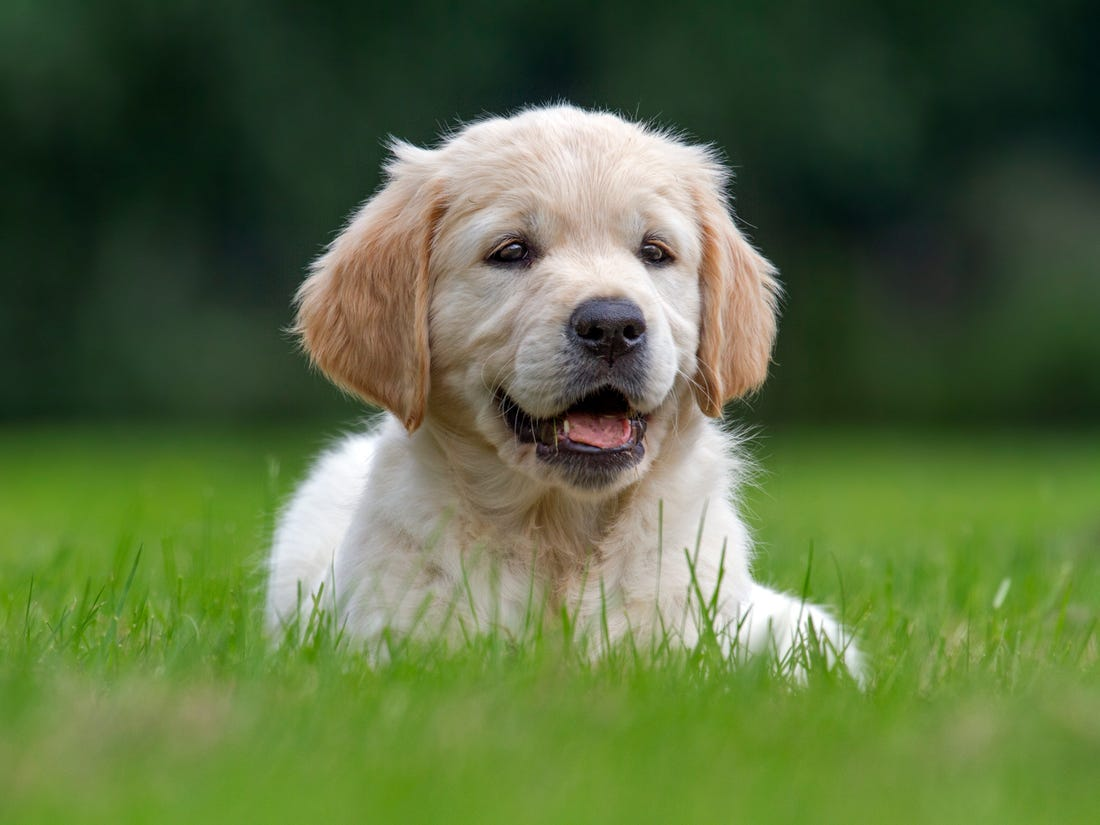
#> input picture dog.jpg, 1100 x 825 px
$ python ascii.py
#> lines starting #> are read from the running program, lines starting #| are printed output that depends on the picture
import math
from PIL import Image
from typing import List, Tuple

Pixels = List[Tuple[int, int, int]]

def load_pixels(image: Image) -> Pixels:
    width, height = image.size
    pixels = []
    for i in range(height):
        for j in range(width):
            pixel = image.getpixel((j, i))
            pixels.append(pixel)
    return pixels

def grey_transform(pixels: Pixels) -> List[int]:
    result = list()
    for pxl in pixels:
        grey = math.floor((pxl[0] + pxl[1] + pxl[2])/3)
        result.append(grey)
    return result

def print_image(ascii_density: str, width: int, height: int, grey_pixels: List[int]) -> None:
    line = ""
    for value in grey_pixels:
        index = round(value*(len(ascii_density) - 1)/255)
        if len(line) >= width:
            print(line)
            line = ""
        line += ascii_density[index]

if __name__ == "__main__":
    ascii_density = "  .:-=+*#%@"
    img = Image.open("./dog.jpg")
#> img is the input picture: PIL image 1100x825 RGB; mean R, G, B 89.4, 108, 64.9
    new_scaled = img.resize((128, 96))
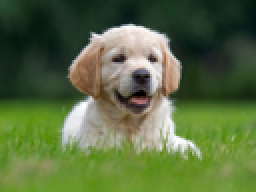
#> new_scaled: PIL image 128x96 RGB (shown 2 times larger); mean R, G, B 89.4, 108, 64.9
    new_scaled.save("./dog_scaled.jpg")
    img.close()

    img_scaled = Image.open("./dog_scaled.jpg")
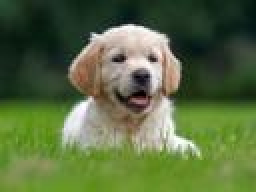
#> img_scaled: PIL image 128x96 RGB (shown 2 times larger); mean R, G, B 89.5, 108, 64.8
    width, height = img_scaled.size
#> width = 128; height = 96
    print(f"w: {width}, h: {height}")
#| w: 128, h: 96

    pixels = load_pixels(img_scaled)
#> after the loop in load_pixels, `for i in range(height):`: pixels = 12288 items, first 6: (44, 80, 54), (43, 79, 53), (43, 77, 52), (40, 74, 49), (38, 70, 46), (35, 67, 43)
    grey_values = grey_transform(pixels)
#> the loop in grey_transform, `for pxl in pixels:` made 12288 passes
#> (pxl, grey) on passes 1 to 3: ((44, 80, 54), 59), ((43, 79, 53), 58), ((43, 77, 52), 57)
#> after the loop in grey_transform, `for pxl in pixels:`: result = 12288 values, max 255 at index 1730, min 2 at index 5958, mean 87.11
#> grey_values has the same summary as result in grey_transform

    print_image(ascii_density, width, height, grey_values)
#> the loop in print_image, `for value in grey_pixels:` made 12288 passes
#> (index, line) on passes 129, 257, 385, 513, 641, 769, 897, 1025, 1153, 1281, 1409, 1537: (2, ''), (2, ''), (2, ''), (2, ''), (2, ''), (2, ''), (2, ''), (1, ''), (1, ''), (1, ''), (1, ''), (1, '')
#> (value, index, line) on passes 1 to 6: (59, 2, '.'), (58, 2, '..'), (57, 2, '...'), (54, 2, '....'), (51, 2, '.....'), (48, 2, '......')

    img_scaled.close()
